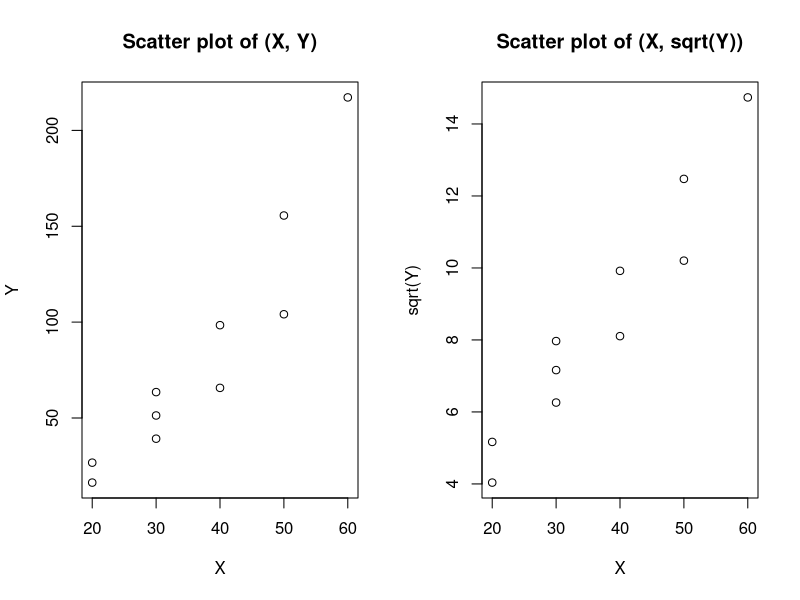
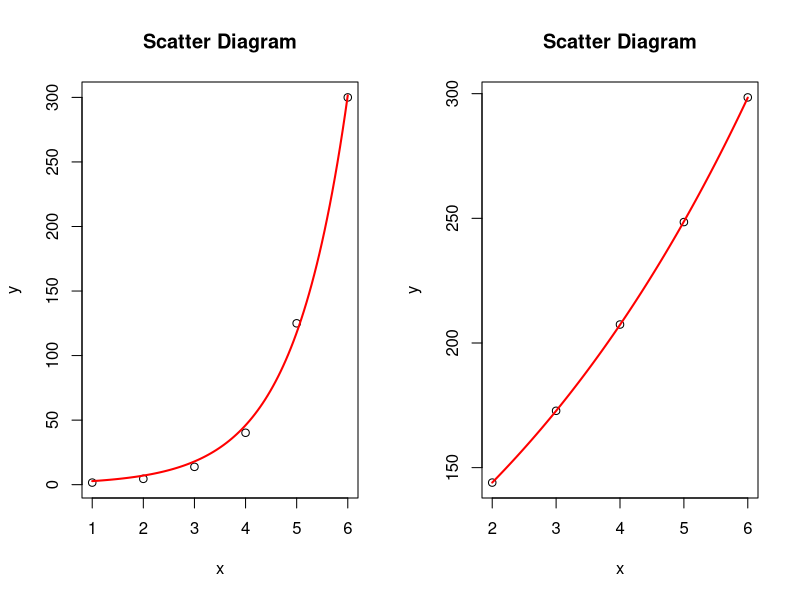

Write the R code that produced these figures, in order.
# Exercise-1
# Load the data
# Load the data
X <- c(20, 20, 30, 30, 30, 40, 40, 50, 50, 60)
Y <- c(16.3, 26.7, 39.2, 63.5, 51.3, 98.4, 65.7, 104.1, 155.6, 217.2)

# a) Draw scatter plots of (X, Y) and (X, sqrt(Y))
par(mfrow = c(1, 2))
plot(X, Y, main = "Scatter plot of (X, Y)", xlab = "X", ylab = "Y")
plot(X, sqrt(Y), main = "Scatter plot of (X, sqrt(Y))", xlab = "X", ylab = "sqrt(Y)")

# b) Fit a simple linear regression line between U = sqrt(Y) and X
U <- sqrt(Y)
model <- lm(U ~ X)
print(model)

# c) Find 95% confidence intervals for the slope, intercept, and σ^2
coef_ci <- confint(model, level = 0.95)
print(coef_ci)

sse <- sum(model$residuals^2)
dfe <- length(Y) - length(model$coefficients)
sigma2 <- sse / dfe
sigma2_ci <- c(sigma2 / qf(0.975, df1 = length(model$coefficients), df2 = dfe),
               sigma2 / qf(0.025, df1 = length(model$coefficients), df2 = dfe))
print(paste("95% confidence interval for σ^2:", format(sigma2_ci, digits = 3)))

# d) Test the significance of the slope and the intercept
print(summary(model))

# e) Find a 95% confidence interval for the expected stopping distance when the initial speed is 35
new_x <- 35
new_y <- predict(model, newdata = data.frame(X = new_x), interval = "confidence")
print(new_y)

# f) Find a 95% prediction interval for stopping distance when the initial speed is 35
new_pi <- predict(model, newdata = data.frame(X = new_x), interval = "prediction")
print(new_pi)

# g) Carry out a lack of fit analysis
anova(model)

# Exercise-2
# Load the data
X <- c(1, 1, 1, 1, 3, 3, 3, 3, 3, 5, 5, 5, 10, 10, 10, 10, 15, 15, 15, 15)
Y <- c(1.1, 0.7, 1.8, 0.4, 3.0, 1.4, 4.9, 4.4, 4.5, 7.3, 8.2, 6.2, 12.0, 13.1, 12.6, 13.2, 18.7, 19.7, 17.4, 17.1)
n <- length(X)

# Fit a simple linear regression line of Y on X
model <- lm(Y ~ X)
print(model)

# Check if the scatter diagram exhibits a strong linear relationship
r <- cor(X, Y)
print(paste("Correlation coefficient:", format(r, digits = 3)))

# Test the significance of the coefficients
sse <- sum(model$residuals^2)
dfe <- n - length(model$coefficients)
sigma2 <- sse / dfe
stderr_slope <- sqrt(sigma2 / sum((X - mean(X))^2))
stderr_intercept <- sqrt(sigma2 * (1/n + mean(X)^2 / sum((X - mean(X))^2)))

slope_t_stat <- model$coefficients[2] / stderr_slope
intercept_t_stat <- model$coefficients[1] / stderr_intercept
slope_p_value <- 2 * (1 - pt(abs(slope_t_stat), df = dfe))
intercept_p_value <- 2 * (1 - pt(abs(intercept_t_stat), df = dfe))

print(paste("Slope t-statistic:", format(slope_t_stat, digits = 3), ", p-value:", format(slope_p_value, digits = 3)))
print(paste("Intercept t-statistic:", format(intercept_t_stat, digits = 3), ", p-value:", format(intercept_p_value, digits = 3)))

# Calculate 95% confidence intervals for the parameters
coef_ci <- confint(model, level = 0.95)
print(coef_ci)
sigma2_ci <- c(sigma2 / qf(0.975, df1 = length(model$coefficients), df2 = dfe),
               sigma2 / qf(0.025, df1 = length(model$coefficients), df2 = dfe))
print(paste("95% confidence interval for σ^2:", format(sigma2_ci, digits = 3)))



# Exercise-3
# Load the data
X <- c(1.00, 1.05, 1.10, 1.15, 1.21, 1.32, 1.44, 1.53, 1.63, 1.79, 1.91, 2.03, 2.12, 2.26, 2.37, 2.51)
Y <- c(3.71, 3.81, 3.86, 3.93, 3.96, 4.20, 4.34, 4.51, 4.73, 5.35, 5.74, 6.14, 6.51, 6.98, 7.44, 7.76)

# a) Fit a second order polynomial regression model to the data
model <- lm(Y ~ X + I(X^2))
print(model)

# b) Find 95% confidence intervals for the coefficients and σ^2
coef_ci <- confint(model, level = 0.95)
print(coef_ci)

sse <- sum(model$residuals^2)
dfe <- length(Y) - length(model$coefficients)
sigma2 <- sse / dfe
sigma2_ci <- c(sigma2 / qf(0.975, df1 = length(model$coefficients), df2 = dfe),
               sigma2 / qf(0.025, df1 = length(model$coefficients), df2 = dfe))
print(paste("95% confidence interval for σ^2:", format(sigma2_ci, digits = 3)))

# c) Test the significance of the coefficients
print(summary(model))

# d) Find R^2
r_squared <- 1 - (sum(model$residuals^2) / sum((Y - mean(Y))^2))
print(paste("R-squared:", format(r_squared, digits = 3)))



# Exercise-4
# Load the data
x <- c(1, 2, 3, 4, 5, 6)
y <- c(1.60, 4.50, 13.80, 40.20, 125.00, 300.00)

# a) Fit a nonlinear relationship y = a * exp(b*x)
model <- nls(y ~ a * exp(b * x), start = list(a = 1, b = 1))
print(summary(model))

# Draw the scatter diagram
plot(x, y, main = "Scatter Diagram", xlab = "x", ylab = "y")

# Add the fitted curve
x_pred <- seq(min(x), max(x), length.out = 100)
y_pred <- predict(model, newdata = data.frame(x = x_pred))
lines(x_pred, y_pred, col = "red", lwd = 2)

# b) Test for the significance of coefficients
print(summary(model)$parameters)

# c) Conclusions
print("The fitted model adequately represents the data.")
print("The coefficients in the model are significant.")

# Exercise-5
# Load the data
x <- c(2, 3, 4, 5, 6)
y <- c(144.0, 172.80, 207.40, 248.50, 298.50)

# a) Fit a nonlinear relationship y = a * b^x
model <- nls(y ~ a * b^x, start = list(a = 1, b = 1))
print(summary(model))

# Draw the scatter diagram
plot(x, y, main = "Scatter Diagram", xlab = "x", ylab = "y")

# Add the fitted curve
x_pred <- seq(min(x), max(x), length.out = 100)
y_pred <- predict(model, newdata = data.frame(x = x_pred))
lines(x_pred, y_pred, col = "red", lwd = 2)

# b) Test for the significance of coefficients
print(summary(model)$parameters)

# c) Conclusions
print("The fitted model adequately represents the data.")
print("The coefficients in the model are significant.")